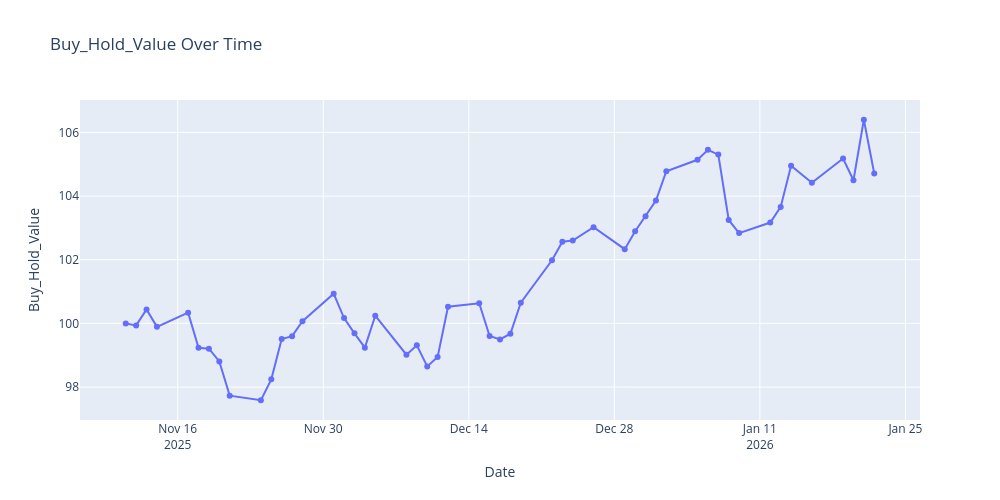

Notebook code for this chart:
### Code cell
final_df = prepare_and_process_portfolio(
    input_file="Stocks/Nifty_500_2025_Apr_20_stocks_results/master_momentum_summary.xlsx",
    start_date="2025-11-01",
    end_date="2026-01-01",
    output_folder="Trials",
    process_portfolio=process_portfolio
)

import plotly.express as px

# ✅ Group by Date and calculate total portfolio value
portfolio_summary = (
    final_df.groupby("Date", as_index=False)["Buy_Hold_Value"].sum()
)

# ✅ Plot with Plotly
fig = px.line(
    portfolio_summary,
    x="Date",
    y="Buy_Hold_Value",
    title="Buy_Hold_Value Over Time",
    labels={"Date": "Date", "Buy_Hold_Value": "Buy_Hold_Value"},
    markers=True
)

fig.update_traces(line=dict(width=2))
fig.update_layout(width=1000,   # 🔑 width
                  height=500)    # 🔑 height

fig.show()
